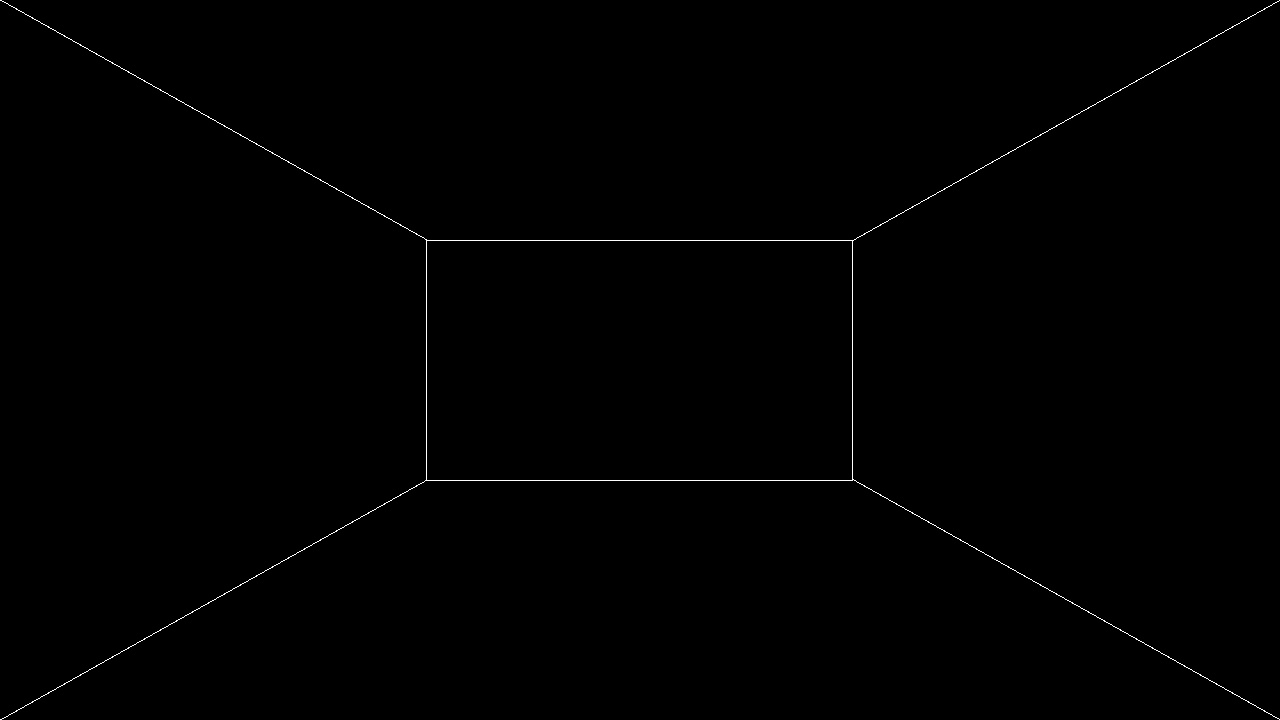
//> input picture 7.pinjie/4.ipm_new/result.jpg, 1280 x 720 px
$ ./main   (built with g++ and OpenCV 4)
//> lines starting //> are read from the running program, lines starting //| are printed output that depends on the picture
#include <opencv2/opencv.hpp>
#include <opencv2/highgui/highgui_c.h>

using namespace cv;
using namespace std;

struct userdata {
	Mat im;
	vector<Point2f> points;
};


void mouseHandler(int event, int x, int y, int flags, void* data_ptr)
{
	if (event == EVENT_LBUTTONDOWN)
	{
		userdata *data = ((userdata *)data_ptr);
		circle(data->im, Point(x, y), 3, Scalar(0, 255, 255), 5, CV_AA);
		imshow("Image", data->im);
		if (data->points.size() < 4)
		{
			data->points.push_back(Point2f(x, y));
		}
	}

}


int main(int argc, char** argv)
{

	// Read in the image.
	//Mat im_src = imread("first-image.jpg");
	Mat im_src = imread("result.jpg");
//> im_src is the input picture: 720 rows x 1280 cols, CV_8UC3; min 0, max 255, mean 0.9
	Size size = im_src.size();
//> size = Size(1280, 720)

	// Create a vector of points.
	vector<Point2f> pts_src;
	pts_src.push_back(Point2f(103.9, 330.1));
	pts_src.push_back(Point2f(103.9, 321.59));
	pts_src.push_back(Point2f(242.45, 321.59));
	pts_src.push_back(Point2f(242.45, 330.1));


	// Destination image
	//Mat im_dst = imread("times-square.jpg");
	Mat im_dst = imread("top_resize.jpg");
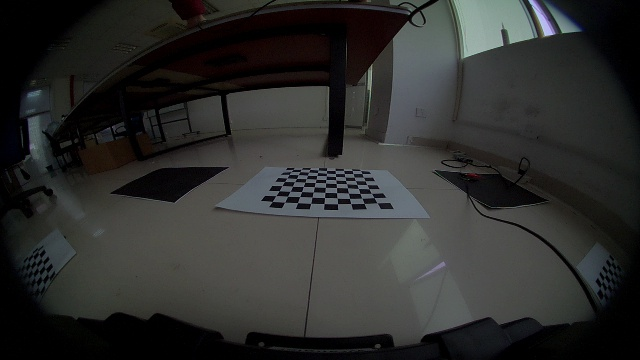
//> input picture 7.pinjie/4.ipm_new/top_resize.jpg, 640 x 360 px
//> im_dst is the input picture: 360 rows x 640 cols, CV_8UC3; mean B, G, R 45.1, 46.5, 45.9


	// Set data for mouse handler
	Mat im_temp = im_dst.clone();

	userdata data;
	data.im = im_temp;


	//show the image
	imshow("Image", im_temp);

	cout << "Click on four corners of a billboard and then press ENTER" << endl;
	//set the callback function for any mouse event
	setMouseCallback("Image", mouseHandler, &data);

	waitKey(0);
//> the left mouse button is pressed and released at (160, 90)
//> the left mouse button is pressed and released at (480, 90)
//> the left mouse button is pressed and released at (480, 270)
//> the left mouse button is pressed and released at (160, 270)
//> in mouseHandler (call 7), `circle(data->im, Point(x, y), 3, Scalar(0, 255, 255), 5, CV_AA);`:
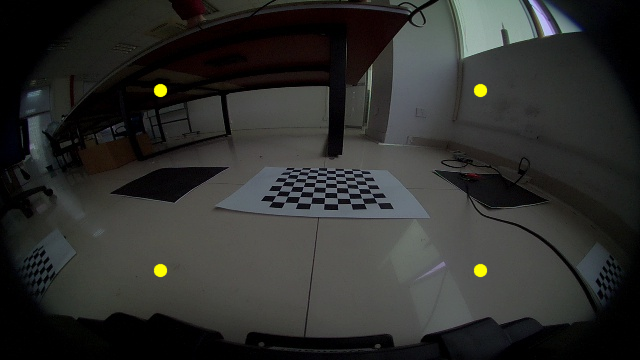
//> data->im: 360 rows x 640 cols, CV_8UC3; mean B, G, R 45, 47, 46.4

	Mat H = findHomography(pts_src, data.points,0);

	Mat logo;
	warpPerspective(im_src, logo,H,im_dst.size());
//> logo: 360 rows x 640 cols, CV_8UC3; every value is 0
	imshow("im_src",im_src);
	//阈值化
	Mat logo1;
	threshold(logo,logo1,0,255,1);
//> logo1: 360 rows x 640 cols, CV_8UC3; every value is 255

	im_dst.copyTo(logo,logo1);//把im_dst和logo1做 与 运算后再和logo相加

	imwrite("final.jpg",logo);

	// Display image.


	imshow("Image", logo);

	waitKey(0);

	return 0;
}
